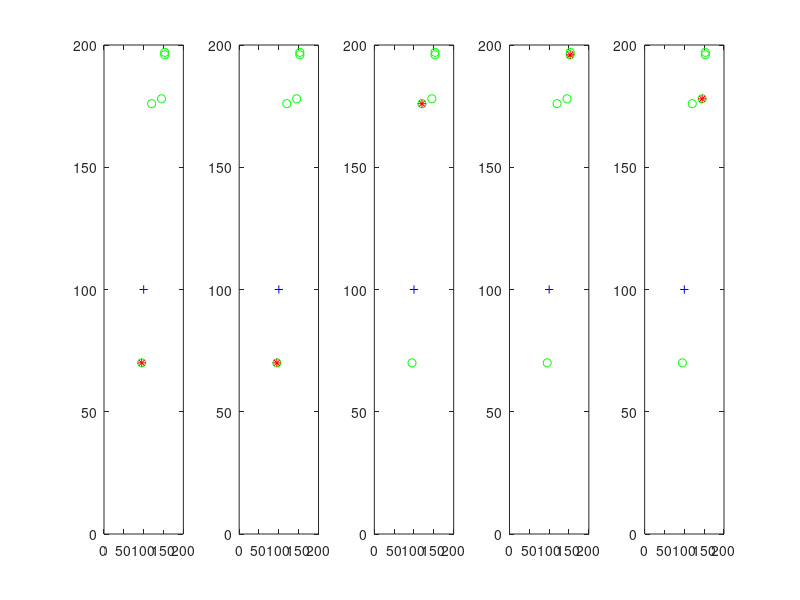

Recreate this plot in MATLAB.
clc();clear all;
a = input('Enter the number of nodes= ');
q= input('enter the no. of iterations:');
f=1;

        x = randi(200,a,1)
        y = randi(200,a,1)
        m = sort(x)
        n = sort(y)
        e = [m,n]
        c = round(a/5)
       %making of clusters
    for  i = 1:c
         
        D= m(f:f+4,1)
        E= n(f:f+4,1)
        f = f+5;
    end
   
    
    
    for j=1:q
       f=1;
        subplot (1,q,j);
    for i = 1:c
        subplot (1,q,j)
       plot(m,n,'go')
         hold on
        plot(100,100,'b+')
         hold on
        axis([0 200 0 200]);%sink co ordinate
    p=randi([f,f+4],1,1);
    CHxi = m(p,1)
    CHyi = n(p,1)
    plot(CHxi,CHyi,'r*')
    f=f+5;
    
    
    hold on
    end
    hold off
    end
   
        
        